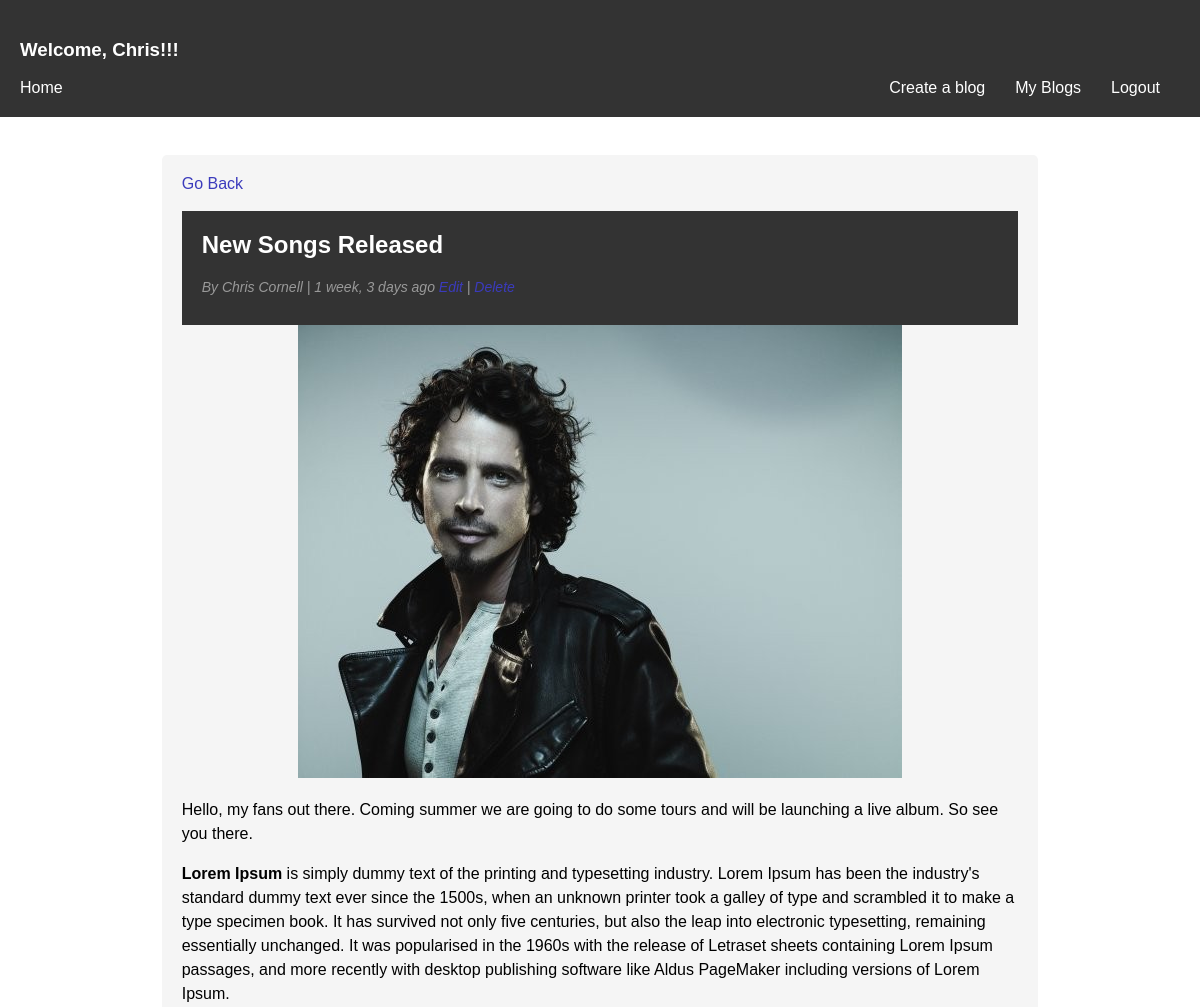
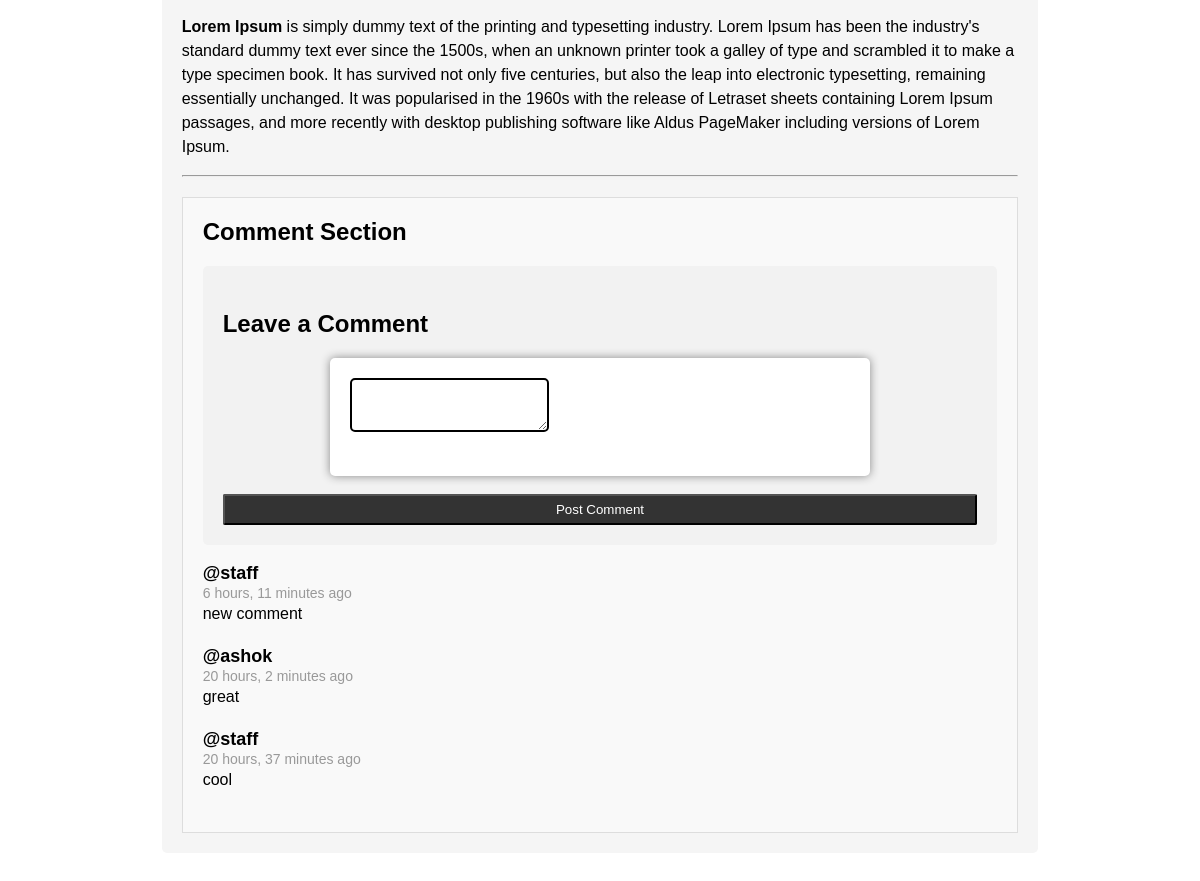
Screenshot of /article/027a6121-a382-4bb2-81b1-5813f990954c/ (signed in) with the database file from the repository (2 pictures, top to bottom).
### blogs/models.py (models this page shows, shortened)
class Post(models.Model):
    title = models.CharField(max_length=255)
    author  = models.ForeignKey(User, on_delete=models.CASCADE)
    featured_image = models.ImageField(null=True,blank=True)
    body = RichTextField(blank=True,null=True)
    created = models.DateTimeField(auto_now_add=True)
    id = models.UUIDField(default=uuid.uuid4,unique=True,primary_key=True,editable=False)
    class Meta:
        ordering = ['-created']

class Comment(models.Model):
    post = models.ForeignKey(Post,related_name="comments",on_delete=models.CASCADE)
    name = models.ForeignKey(User, on_delete=models.CASCADE)
    body = models.TextField()
    created = models.DateTimeField(auto_now=True)
    id = models.UUIDField(default=uuid.uuid4,unique=True,primary_key=True,editable=False)
    class Meta:
        ordering = ['-created']

### blogs/views.py (the view, shortened to what this page needs)
# urls.py: path('article/<str:pk>/',views.BlogPost,name='detail-article'),
def BlogPost(request,pk):
    post = Post.objects.get(id=pk)
    context = {'post' : post}
    return render(request,'blogs/detail-article.html',context)

### blogs/templates/blogs/detail-article.html (shortened to what this page needs)
{% extends 'base.html' %}
{% block content %}
<main>
<article class="post">
  <a class="" href="{% url 'home' %}">Go Back</a>
  <br>
  <br>
  <header>
    <h1 class="post-title">{{ post.title }}</h1>
    <p class="post-meta">By {{ post.author.first_name }}
        {{ post.author.last_name }} | {{ post.created|timesince}} ago
        {% if request.user.id == post.author.id %}
        <a href="{% url 'update-article' post.id %}">Edit</a> | <a href="{% url 'delete-article' post.id %}">Delete</a>
        {% endif %}
    </p>
  </header>
  {% if post.featured_image %}
  <div class="post-image">
    <img src="{{ post.featured_image.url }}" alt="Blog post image">
  </div>
  {% endif %}
<div class="post-content">
<p>{{post.body|safe}}</p>
</div>
<hr>
<div class="comment">
    <h2>Comment Section</h2>
    {% if request.user.is_authenticated %}
    <div class="comment-form">
        <h3>Leave a Comment</h3>
        <form method="POST">
          <div class="form-group">
            <textarea id="comment" name="comment" required></textarea>
          </div>
          <br>
          <button type="submit">Post Comment</button>
        </form>
    </div>
    <br>
    {% else %}
    <small><a href="{% url 'login' %}">Log in to comment</a></small>
    <br>
    <br>
    {% endif %}
    {% for comment in post.comments.all %}
    <ul>
      <li>
        <div class="comment-meta">
          <div class="comment-author">
            <h4>@{{comment.name}}</h4>
            <span class="comment-date">{{comment.created|timesince}} ago</span>
          </div>
        </div>
        <p>{{ comment.body }}</p>
      </li>
    </ul>
    {% endfor%}
</div>
</article>
</main>
{% endblock %}

### templates/navbar.html
<header>
    {% if user.is_authenticated %}
    <h3>Welcome, {{request.user|capfirst}}!!!</h3>
    {% endif %}
    <a class="home-nav" style="color:white;font-size:16px;float:left;text-decoration:none;" href="{% url 'home' %}">Home</a></small>
    <nav>
        <ul>
            {% if user.is_authenticated %}
            <li><a href="{% url 'create-article' %}">Create a blog</a></li>
            <li><a href="{% url 'user-blogs' %}">My Blogs</a></li>
            <li><a href="{% url 'logout' %}">Logout</a></li>
            {% else %}
            <li><a href="{% url 'login' %}">Login/Sign Up</a>
            {% endif %}
        </ul>
    </nav>
</header>

### static/styles/main.css (style rules this page uses)
body { font-family: Arial, sans-serif; margin: 0; padding: 0; }
header { background-color: #333; color: #fff; padding: 20px; }
nav { display: flex; justify-content: right; align-items: center; }
nav ul { list-style: none; margin: 0; padding: 0; display: flex; }
nav li { margin-right: 10px; }
nav a { color: #fff; text-decoration: none; padding: 10px; border-radius: 5px; }
h2 { margin-top: 0; }
button { background-color: #333; color: #fff; height: 31px; border-radius: 2px; }
main { padding: 20px; display: flex; justify-content: center; }
a { text-decoration: none; color: rgb(59, 59, 188); }
.post { background-color: #f5f5f5; padding: 20px; border-radius: 5px; margin-bottom: 20px; width: 836.6px; height: auto; }
.post-title { margin-top: 0; }
.post-meta { margin-bottom: 10px; font-style: italic; font-size: 14px; color: #999; }
.post-image { margin-bottom: 20px; display: flex; justify-content: center; }
.post-image img { max-width: 100%; }
.post-content { line-height: 1.5; }
.form-group { background-color: #fff; padding: 20px; border-radius: 5px; box-shadow: 0px 0px 10px #888; width: 500px; margin: 0 auto; }
.comment { margin-top: 20px; padding: 20px; background-color: #f9f9f9; border: 1px solid #ddd; }
.comment h3 { margin-bottom: 10px; font-size: 24px; font-weight: bold; }
.comment ul { list-style: none; padding: 0; margin: 0; }
.comment li { margin-bottom: 20px; }
.comment-meta { display: flex; align-items: center; }
.comment-author h4 { margin: 0; font-size: 18px; font-weight: bold; }
.comment-date { font-size: 14px; color: #999; }
.comment p { margin: 0; font-size: 16px; line-height: 1.5; }
.comment-form { background-color: #f2f2f2; padding: 20px; margin-top: 20px; border-radius: 5px; }
.comment-form h3 { font-size: 24px; margin-bottom: 20px; }
.comment-form form { display: flex; flex-direction: column; }
.comment-form input, .comment-form textarea { padding: 10px; margin-bottom: 20px; border-radius: 5px; border: 2px solid black; }
.comment-form button[type="submit"] { cursor: pointer; }

### rows the page displays
Post: title "New Songs Released", author.first_name "Chris", author.last_name "Cornell", created "1 week, 3 days", featured_image (picture), body "Hello, my fans out there. Coming summer we are going to do some tours and will be launching a live album. So see you there. Lorem Ipsum is simply dummy text of the printing and typesetting industry. Lorem Ipsum has been the industry's standard dummy text ever since the 1500s, when an unknown printer took a galley of type and scrambled it to make a type specimen book. It has survived not only five centuries, but also the leap into electronic typesetting, remaining essentially unchanged. It was popularised in the 1960s with the release of Letraset sheets containing Lorem Ipsum passages, and more recently with desktop publishing software like Aldus PageMaker including versions of Lorem Ipsum.…"
Comment: name "staff", created "6 hours, 11 minutes", body "new comment"
Comment: name "ashok", created "20 hours, 2 minutes", body "great"
Comment: name "staff", created "20 hours, 37 minutes", body "cool"

### other values shown
{{ request.user|capfirst }} "Chris"
